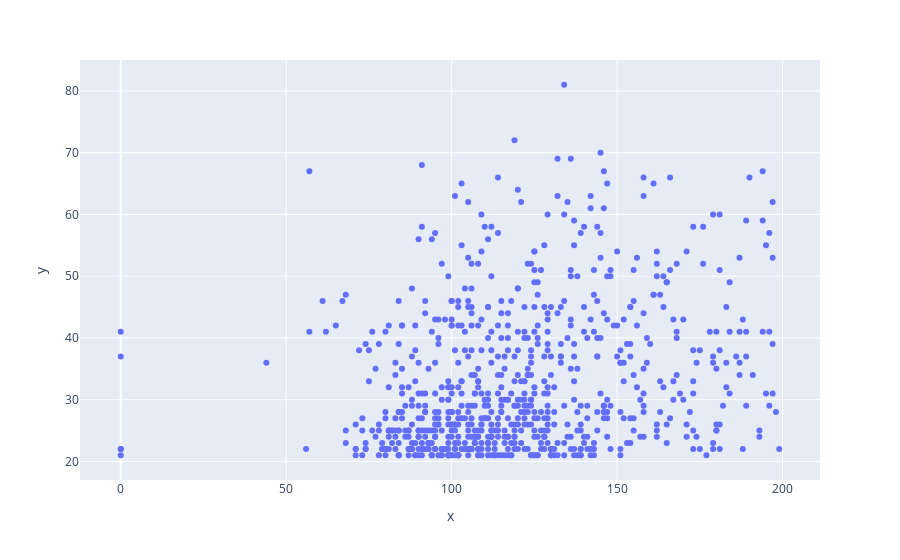

Notebook code for this chart:
### Code cell
px.scatter(x=df['Glucose'],y=df['Age'])

### Figure 1 — Plotly figure (JSON) as saved in the notebook; plotly's stock layout.template omitted (floating-point values rounded to 4 significant figures; data arrays with more than 128 entries replaced by an {"elided": "..."} marker saying what was removed)
{"data": [{"hoverlabel": {"namelength": 0}, "hovertemplate": "x=%{x}<br>y=%{y}", "legendgroup": "", "marker": {"color": "#636efa", "symbol": "circle"}, "mode": "markers", "name": "", "showlegend": false, "type": "scatter", "x": {"elided": "768 int values"}, "xaxis": "x", "y": {"elided": "768 int values"}, "yaxis": "y"}], "layout": {"legend": {"tracegroupgap": 0}, "margin": {"t": 60}, "xaxis": {"anchor": "y", "domain": [0, 1], "title": {"text": "x"}}, "yaxis": {"anchor": "x", "domain": [0, 1], "title": {"text": "y"}}}}
